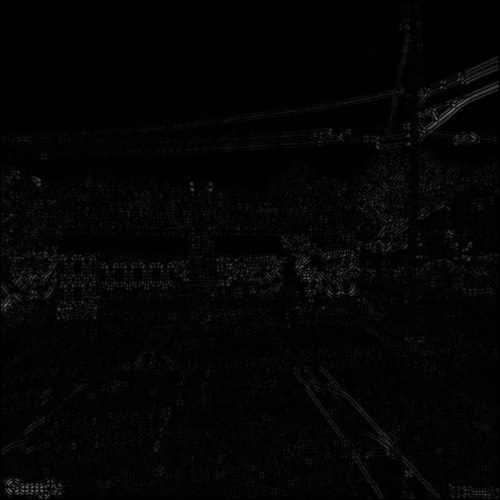
#> input picture data/processed/sobel_0.jpg, 500 x 500 px; its folder holds only this picture in this run
$ jupyter execute 'Projeto Grafite - Parte 2.ipynb'
#> lines starting #> are read from the running program, lines starting #| are printed output that depends on the picture
# Mini Projeto: Detecção de Grafites Urbanos — Parte 2
## Morfologia Matemática para Refinamento das Bordas

Nesta etapa, vamos aplicar operações de **morfologia matemática** sobre as imagens de bordas detectadas na Parte 1, com o objetivo de refinar ainda mais os contornos dos grafites.

## O que foi feito na Parte 1?

- Pré-processamento das imagens urbanas
- Aplicação de filtros (gaussiano, mediana)
- Conversão para escala de cinza
- Detecção de bordas (Canny, Sobel)
- Salvamento das imagens processadas na pasta `data/processed/`

## O que é Morfologia Matemática?

Morfolologia matemática é um conjunto de operações para processar estruturas em imagens binárias ou em tons de cinza. Permite:
- Fechar pequenas falhas (Fechamento/Closing)
- Remover ruídos e detalhes finos (Abertura/Opening)

As principais operações são:
- **Abertura (Opening):** Erosão seguida de dilatação. Remove ruídos e pequenos objetos.
- **Fechamento (Closing):** Dilatação seguida de erosão. Preenche falhas e une regiões desconectadas.

Listando e Carregando as Imagens Processadas

[cell 1]
# Pasta de entrada (imagens processadas na parte 1)
input_folder = '../data/processed/'
# Pasta de saída para morfologia
output_folder = '../data/morphology/'

import os
import cv2

# Cria a pasta de saída, se não existir
os.makedirs(output_folder, exist_ok=True)

# Lista de arquivos de imagem (jpg, png)
image_files = [f for f in os.listdir(input_folder)
               if f.lower().endswith(('.jpg', '.png'))]

print(f'Quantidade de imagens encontradas em {input_folder}:', len(image_files))
print('Exemplo de nomes de arquivos:', image_files[:5])

Aplicando Operações Morfológicas (Abertura e Fechamento)

[cell 2]
import numpy as np

# Definindo kernel morfológico 3x3 (pode testar outros tamanhos)
kernel = cv2.getStructuringElement(cv2.MORPH_RECT, (3, 3))

# Dicionários para armazenar os resultados
morph_opening = {}
morph_closing = {}

for img_name in image_files:
    img_path = os.path.join(input_folder, img_name)
    # Lê em tons de cinza
    img = cv2.imread(img_path, cv2.IMREAD_GRAYSCALE)
#> img is the input picture: shape (500, 500); min 0, max 114, mean 4.3
    if img is None:
        print('Não foi possível ler:', img_path)
        continue

    # Aplicando Abertura (Opening)
    opening = cv2.morphologyEx(img, cv2.MORPH_OPEN, kernel)
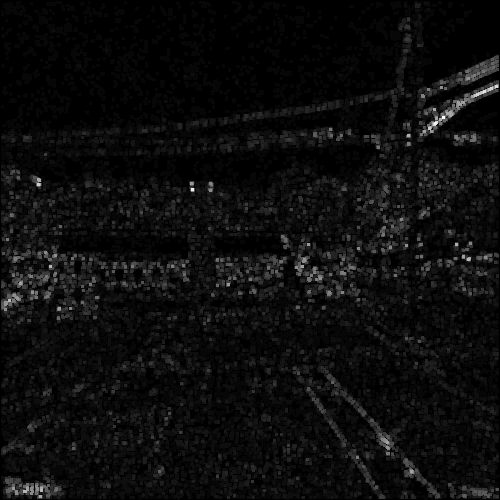
#> opening: shape (500, 500); min 0, max 35, mean 1.8; drawn with min black and max white
    morph_opening[img_name] = opening

    # Aplicando Fechamento (Closing)
    closing = cv2.morphologyEx(img, cv2.MORPH_CLOSE, kernel)
    morph_closing[img_name] = closing

Comparando Visualmente as Operações

[cell 3]
import matplotlib.pyplot as plt

# Exemplo de comparação para os primeiros 3 arquivos
for i, img_name in enumerate(image_files[:3]):
    img_original = cv2.imread(os.path.join(input_folder, img_name), cv2.IMREAD_GRAYSCALE)
    opening = morph_opening[img_name]
    closing = morph_closing[img_name]

    fig, axes = plt.subplots(1, 3, figsize=(14, 5))
    axes[0].imshow(img_original, cmap='gray')
    axes[0].set_title('Bordas (Original)')
    axes[1].imshow(opening, cmap='gray')
    axes[1].set_title('Abertura (Opening)')
    axes[2].imshow(closing, cmap='gray')
    axes[2].set_title('Fechamento (Closing)')
    for ax in axes:
        ax.axis('off')
    plt.suptitle(f'Comparação: {img_name}')
    plt.show()
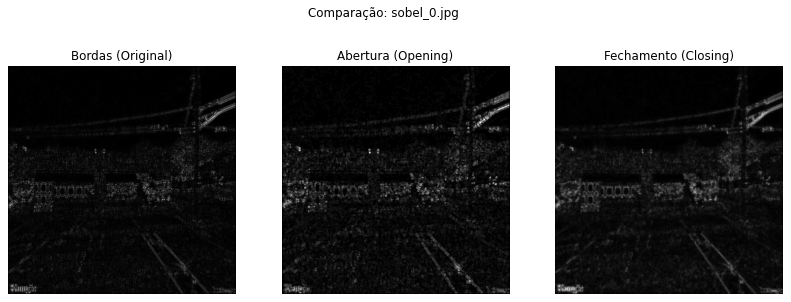
#> figure drawn by matplotlib, 3 panels

## Salvando as imagens finais após Morfologia

Após análise visual, **o Fechamento (Closing)** foi escolhido como a melhor operação para refinar os contornos dos grafites. Isso porque ele une falhas e deixa as bordas mais contínuas.

Abaixo, salvamos todas as imagens de fechamento na pasta `data/morphology/`.

[cell 4]
# Salvar imagens após fechamento (closing)
for img_name, img_closing in morph_closing.items():
    out_path = os.path.join(output_folder, img_name)
    cv2.imwrite(out_path, img_closing)
#> this loop made 1 pass
#> img_name on pass 1: 'sobel_0.jpg'

$ run again, on data/processed/sobel_124.jpg
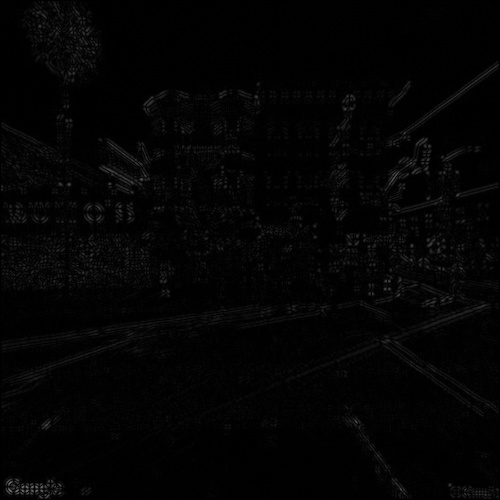
#> input picture data/processed/sobel_124.jpg, 500 x 500 px
#> img is the input picture: shape (500, 500); min 0, max 119, mean 3.7
#> `opening = cv2.morphologyEx(img, cv2.MORPH_OPEN, kernel)`:
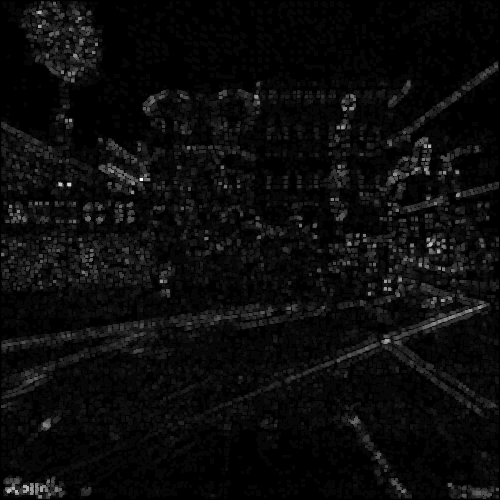
#> opening: shape (500, 500); min 0, max 36, mean 1.6; drawn with min black and max white
#> `plt.show()`:
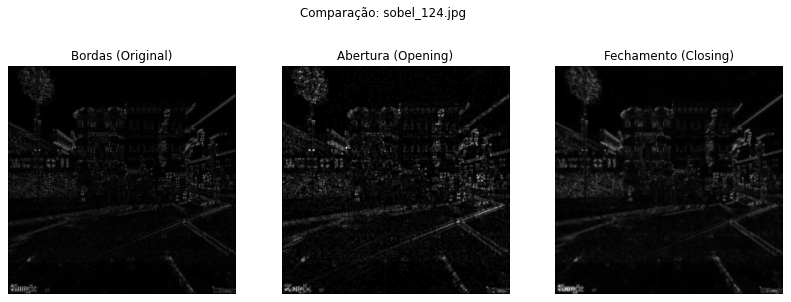
#> figure drawn by matplotlib, 3 panels
#> the loop `for img_name, img_closing in morph_closing.items():` made 1 pass
#> img_name on pass 1: 'sobel_124.jpg'

$ run again, on data/processed/sobel_133.jpg
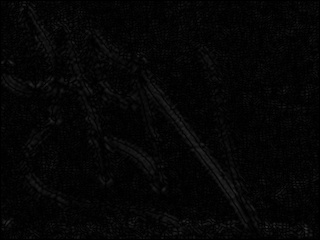
#> input picture data/processed/sobel_133.jpg, 320 x 240 px
#> img is the input picture: shape (240, 320); min 0, max 54, mean 5.3
#> `opening = cv2.morphologyEx(img, cv2.MORPH_OPEN, kernel)`:
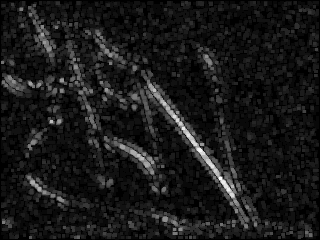
#> opening: shape (240, 320); min 0, max 27, mean 2.7; drawn with min black and max white
#> `plt.show()`:
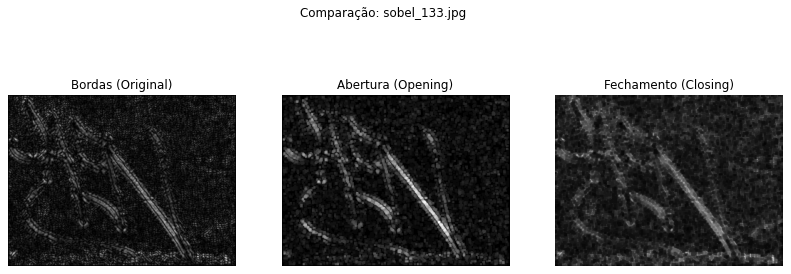
#> figure drawn by matplotlib, 3 panels
#> the loop `for img_name, img_closing in morph_closing.items():` made 1 pass
#> img_name on pass 1: 'sobel_133.jpg'

$ run again, on data/processed/sobel_107.jpg
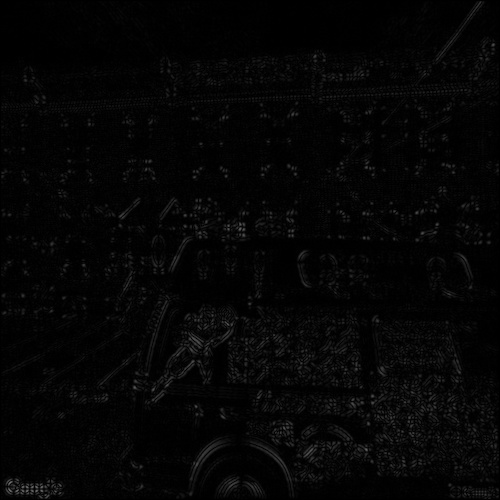
#> input picture data/processed/sobel_107.jpg, 500 x 500 px
#> img is the input picture: shape (500, 500); min 0, max 118, mean 5.1
#> `opening = cv2.morphologyEx(img, cv2.MORPH_OPEN, kernel)`:
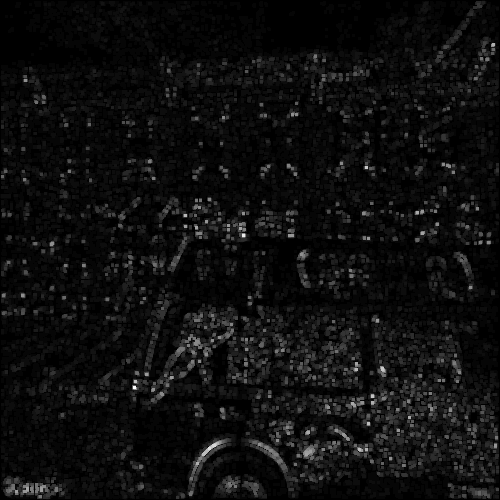
#> opening: shape (500, 500); min 0, max 39, mean 2.2; drawn with min black and max white
#> `plt.show()`:
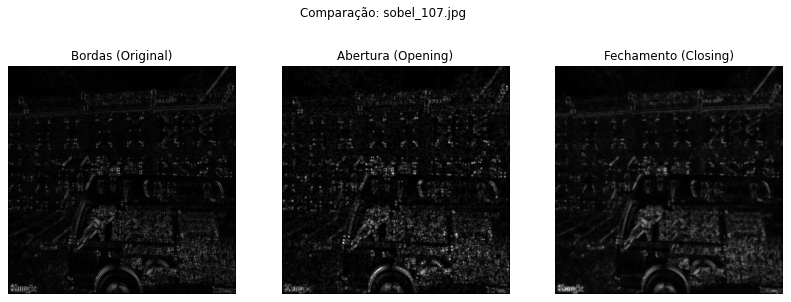
#> figure drawn by matplotlib, 3 panels
#> the loop `for img_name, img_closing in morph_closing.items():` made 1 pass
#> img_name on pass 1: 'sobel_107.jpg'
